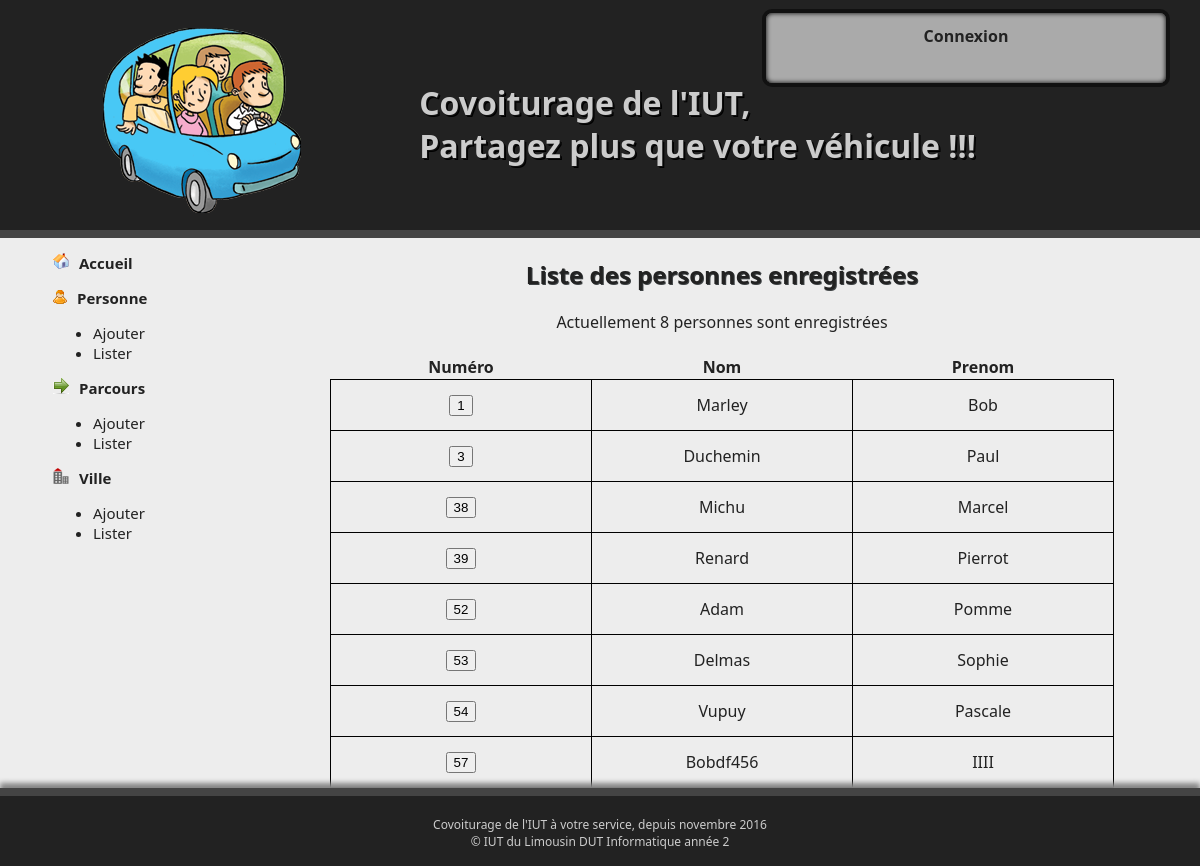
The app's page /index.php?page=2 with its own data.
### tables this page shows
CREATE TABLE `personne` (
  `per_num` int(11) NOT NULL,
  `per_nom` varchar(30) NOT NULL,
  `per_prenom` varchar(30) NOT NULL,
  `per_tel` char(14) NOT NULL,
  `per_mail` varchar(30) NOT NULL,
  `per_login` varchar(20) NOT NULL,
  `per_pwd` varchar(100) NOT NULL
);

### include/autoLoad.inc.php (called while the page is built, shortened)
<?php
spl_autoload_register(function ($className) {
    $repClasses = 'classes/';
}
);

### classes/PersonneManager.class.php (called while the page is built, shortened)
<?php
class PersonneManager
{
    private $db;
    public function __construct($db)
    {
        $this->db = $db;
    }
    public function getAllPersonne(): array
    {
        $listePersonnes = array();
        $sql = 'SELECT * FROM personne';
        $requete = $this->db->prepare($sql);
        $requete->execute();
        while ($personne = $requete->fetch())
            $listePersonnes[] = new Personne($personne);
        return $listePersonnes;
    }
    public function NombrePersonne()
    {
        $sql = 'SELECT count(per_num) as nbr FROM personne';
        $requete = $this->db->prepare($sql);
        $requete->execute();
        return $requete->fetch()['nbr'];
    }
}

### classes/Personne.class.php (called while the page is built, shortened)
<?php
class Personne
{
    private $per_num;
    private $per_nom;
    private $per_prenom;
    public function setPerPre($per_prenom)
    {
        $this->per_prenom = $per_prenom;
    }
    public function getPerNum()
    {
        return $this->per_num;
    }
    public function setPerNum($per_num)
    {
        $this->per_num = $per_num;
    }
    public function getPerNom()
    {
        return $this->per_nom;
    }
    public function setPerNom($per_nom)
    {
        $this->per_nom = $per_nom;
    }
    public function getPerPre()
    {
        return $this->per_prenom;
    }
}

### include/pages/listerPersonnes.inc.php (the view, shortened to what this page needs)
<?php
$pdo = new Mypdo();
$personneManager = new PersonneManager($pdo);
$personnes = $personneManager->getAllPersonne();
$nbr = $personneManager->NombrePersonne();
if (!isset($_POST['per_num'])) {
    ?>
    <div class="sstitre"><h2>Liste des personnes enregistrées</h2></div>
    <div>Actuellement <?php echo $nbr; ?> personnes sont enregistrées</div>
    <br>
    <table>
        <tr>
            <th>Numéro</th>
            <th>Nom</th>
            <th>Prenom</th>
        </tr>
        <?php
        foreach ($personnes as $personne) { ?>
            <tr>
                <td>
                    <form method="post">
                        <input id="inputPer" type="submit" name="per_num" value="<?php echo $personne->getPerNum(); ?>">
                    </form>
                </td>
                <td><?php echo $personne->getPerNom(); ?></td>
                <td><?php echo $personne->getPerPre(); ?></td>
            </tr>
        <?php } ?>
    </table>
<?php }
?>

### include/header.inc.php (shortened to what this page needs)
<!doctype html>
<html lang="fr">
<head>
    <link rel="stylesheet" type="text/css" href="css/stylesheet.css"/>
</head>
<body>
<div id="header">
    <div id="connect">
        <?php
        if (empty($_SESSION["connecter"])) {
            ?>
            <label><a href="index.php?page=11">Connexion</a></label>
            <?php
        } else {
            ?>
            utilisateur : <label><?php echo $_SESSION["login"]; ?></label><br>
            <label><a href="index.php?page=12">Deconnexion</a></label>
            <?php
        } ?>
    </div>
    <div id="entete">
        <div class="colonne">
            <a href="index.php?page=0">
                <img src="image/logo.png" alt="Logo covoiturage IUT" title="Logo covoiturage IUT Limousin"/>
            </a>
        </div>
        <div class="colonne">
            Covoiturage de l'IUT,<br/>Partagez plus que votre véhicule !!!
        </div>
    </div>
</div>

### index.php (shortened to what this page needs)
<?php
require_once("include/autoLoad.inc.php");
require_once("include/header.inc.php");
?>
<div id="corps">
    <?php
    require_once("include/menu.inc.php");
    require_once("include/texte.inc.php");
    ?>
</div>
<?php
require_once("include/footer.inc.php"); ?>

### include/menu.inc.php (shortened to what this page needs)
<div id="menu">
    <div id="menuInt">
        <?php
        if (empty($_SESSION["connecter"])) {
            ?>
            <p><a href="index.php?page=0"><img src="image/accueil.gif" class="imagMenu" alt="Accueil"/>Accueil</a></p>
            <p><img src="image/personne.png" class="imagMenu" alt="Personne"/>Personne</p>
            <ul>
                <li><a href="index.php?page=1">Ajouter</a></li>
                <li><a href="index.php?page=2">Lister</a></li>
            </ul>
            <p><img src="image/parcours.gif" class="imagMenu" alt="Parcours"/>Parcours</p>
            <ul>
                <li><a href="index.php?page=5">Ajouter</a></li>
                <li><a href="index.php?page=6">Lister</a></li>
            </ul>
            <p><img src="image/ville.png" class="imagMenu" alt="Ville"/>Ville</p>
            <ul>
                <li><a href="index.php?page=7">Ajouter</a></li>
                <li><a href="index.php?page=8">Lister</a></li>
            </ul>
            <?php
        }
        ?>
    </div>
</div>

### include/texte.inc.php (shortened to what this page needs)
<div id="texte">
    <?php
    if (!empty($_GET["page"])) {
        $page = $_GET["page"];
    } else {
        $page = 0;
    }
    switch ($page) {
        case 2:
            include_once('pages/listerPersonnes.inc.php');
            break;
    }
    ?>
</div>

### include/footer.inc.php
<div id="footer">
    Covoiturage de l'IUT à votre service, depuis novembre 2016
    <br/>
    © IUT du Limousin DUT Informatique année 2
</div>
</body>
</html>

### css/stylesheet.css (style rules this page uses)
a { color: #222222; text-decoration: none; }
body { background-color: #222222;; font-family: "Segoe UI", Verdana, serif; font-size: 12pt; margin: 0; padding: 0; }
#header { width: 100%; height: 230px; background-color: #222222; box-shadow: 0 0 20px #000000; border-bottom: solid #444444 8px; }
.colonne { display: table-cell; padding: 25px; }
.colonne:nth-child(2) { vertical-align: middle; color: #CCCCCC; font-size: 32px; font-weight: bold; text-shadow: 1px 1px #111111, 2px 2px #000000; }
#entete { width: 1050px; margin: auto; display: table }
#connect { height: 50px; width: 380px; padding: 10px; position: absolute; right: 30px; top: 1%; background-color: #AAAAAA; border-radius: 10px; border: 4px solid #111111; box-shadow: 0 0 5px #000000 inset; color: #222222; font-size: 18px; text-align: center; }
#connect a { color: #222222; font-weight: bold; text-decoration: none; }
#corps { float: left; width: 100%; background-color: #EDEDED; }
#menu { float: left; width: 20%; min-height: 355px; margin-left: 3px; color: #222222; font-size: 15px; }
#menu p { font-weight: bold; }
#menu a { color: #222222; text-decoration: none; }
#menuInt { margin-top: 2px; margin-left: 50px; min-height: 367px; }
#texte { float: left; width: 79%; margin-left: 5px; text-align: center; min-height: 380px; color: #222222; }
#footer { width: 100%; height: 50px; padding-top: 10px; background-color: #222222; border-top: solid #444444 8px; padding-top: 20px; position: absolute; bottom: 0px; box-shadow: 0 -5px 5px #858585; position: relative; color: #CCCCCC; font-size: 12px; text-align: center; }
label { font-size: 12pt; font-weight: bold; }
table { border-collapse: collapse; margin: auto; text-align: center; }
td { text-align: center; height: 40px; width: 250px; padding: 5px; border: 1px solid black; }
.sstitre { text-shadow: 1px 1px #3e4244; }
img, idvalid { padding-right: 10px; }

### records on screen
personne: per_num "1", per_nom "Marley", per_prenom "Bob"
personne: per_num "3", per_nom "Duchemin", per_prenom "Paul"
personne: per_num "38", per_nom "Michu", per_prenom "Marcel"
personne: per_num "39", per_nom "Renard", per_prenom "Pierrot"
personne: per_num "52", per_nom "Adam", per_prenom "Pomme"
personne: per_num "53", per_nom "Delmas", per_prenom "Sophie"
personne: per_num "54", per_nom "Vupuy", per_prenom "Pascale"
personne: per_num "57", per_nom "Bobdf456", per_prenom "IIII"

### other values on screen
$nbr "8"
